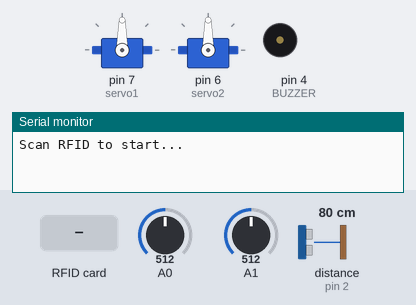
Bench run of a sketch on a simulated Arduino Uno, built with avr-gcc and run on an emulated ATmega328P. On the bench: 2 × servo, buzzer (waves = sounding, pin HIGH), the last lines printed to the serial monitor. The test bench sets the inputs (shaded band); at power-on: distance to the obstacle (sensor on pin 2) 80 cm, A0 = 512, A1 = 512. The echo pulse lasts 58.3 µs per cm; pins used as bus, display or sensor lines are not drawn.

Above: at 1.2 s.
1.3 s: RFID card 5E 7A 19 C4 held to the reader
At 1.45 s:
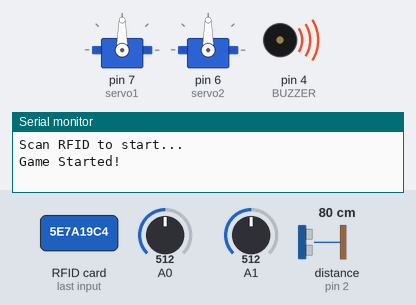
3.1 s: distance to the obstacle (sensor on pin 2) set to 12 cm
6.1 s: distance to the obstacle (sensor on pin 2) set to 9 cm
At 9.0 s:
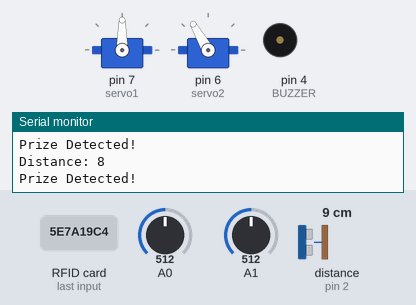
9.1 s: A0 set to 710
At 10.01 s:
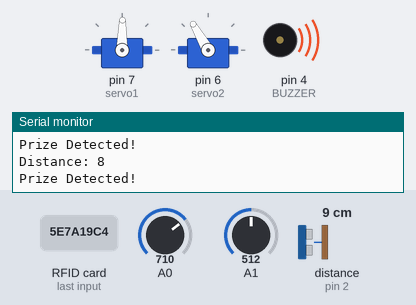
12.1 s: distance to the obstacle (sensor on pin 2) set to 35 cm
At 14.24 s:
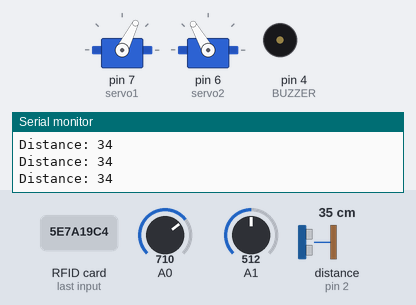
15.1 s: A1 set to 685
16.8 s: A1 set to 719
At 19.8 s:
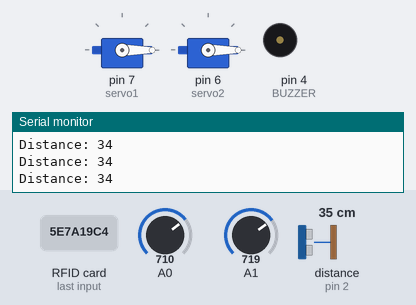
Timing chart, 0 to 20.8 s (numbered marks = the images above; inputs shaded):
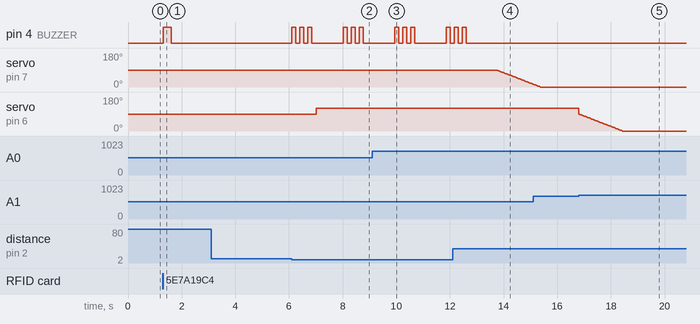

Measured:
- the behaviour switches between 11 and 10 cm on distance to the obstacle (sensor on pin 2) (found by bisection; images 1 and 2)
- the behaviour switches between 700 and 701 on A1 (found by bisection; images 4 and 5)
- after the input at 1.3 s, pin 4 (BUZZER): LOW → HIGH at once, → LOW 0.30 s later
- after the input at 6.1 s, pin 4 (BUZZER): LOW → HIGH at once, → LOW 0.15 s later, → HIGH 0.15 s later, → LOW 0.15 s later, … (12 changes in this stretch); servo on pin 6 (servo2): 90° → 120° after 0.91 s
- after the input at 9.1 s, servo on pin 7 (servo1): 90° → 89° after 0.84 s, → 88° 1.9 s later
- after the input at 12.1 s, pin 4 (BUZZER): goes on until 12.6 s, then stays LOW
- after the input at 16.8 s, servo on pin 6 (servo2): moves from 120° to 0° over 1.6 s, starting at once

The sketch:

Arduino-crane.ino
```cpp
#include <Servo.h>
#include <SPI.h>
#include <MFRC522.h>

// RFID
#define SS_PIN 10
#define RST_PIN 9
MFRC522 mfrc522(SS_PIN, RST_PIN);

// Ultrasonic
#define TRIG 3
#define ECHO 2

// Buzzer
#define BUZZER 4

// Servos
Servo servo1;
Servo servo2;

int eje1 = 90;
int eje2 = 90;

bool gameStarted = false;

void setup() {
  Serial.begin(9600);

  // Servo
  servo1.attach(7);
  servo2.attach(6);

  servo1.write(90);
  servo2.write(90);

  // RFID
  SPI.begin();
  mfrc522.PCD_Init();

  // Ultrasonic
  pinMode(TRIG, OUTPUT);
  pinMode(ECHO, INPUT);

  // Buzzer
  pinMode(BUZZER, OUTPUT);
  digitalWrite(BUZZER, LOW);

  Serial.println("Scan RFID to start...");
}

void loop() {

  // ================= RFID START =================
  if (!gameStarted) {
    if (!mfrc522.PICC_IsNewCardPresent()) return;
    if (!mfrc522.PICC_ReadCardSerial()) return;

    Serial.println("Game Started!");
    gameStarted = true;

    // 🔊 Start sound
    digitalWrite(BUZZER, HIGH);
    delay(300);
    digitalWrite(BUZZER, LOW);

    delay(1000);
  }

  // ================= JOYSTICK =================
  if (analogRead(A0) < 200 && eje1 < 180) {
    eje1++;
    servo1.write(eje1);
  }
  if (analogRead(A0) > 700 && eje1 > 0) {
    eje1--;
    servo1.write(eje1);
  }

  if (analogRead(A1) < 200 && eje2 < 180) {
    eje2++;
    servo2.write(eje2);
  }
  if (analogRead(A1) > 700 && eje2 > 0) {
    eje2--;
    servo2.write(eje2);
  }

  // ================= ULTRASONIC =================
  long duration;
  int distance;

  digitalWrite(TRIG, LOW);
  delayMicroseconds(2);
  digitalWrite(TRIG, HIGH);
  delayMicroseconds(10);
  digitalWrite(TRIG, LOW);

  duration = pulseIn(ECHO, HIGH);
  distance = duration * 0.034 / 2;

  Serial.print("Distance: ");
  Serial.println(distance);

  // ================= PRIZE DETECT =================
  if (distance > 0 && distance < 10) {
    Serial.println("Prize Detected!");

    // 🔊 Beep Beep (win sound)
    for (int i = 0; i < 3; i++) {
      digitalWrite(BUZZER, HIGH);
      delay(150);
      digitalWrite(BUZZER, LOW);
      delay(150);
    }


    // Simulate grab
    servo2.write(120);
    delay(1000);
  }

  delay(15);
}
```
